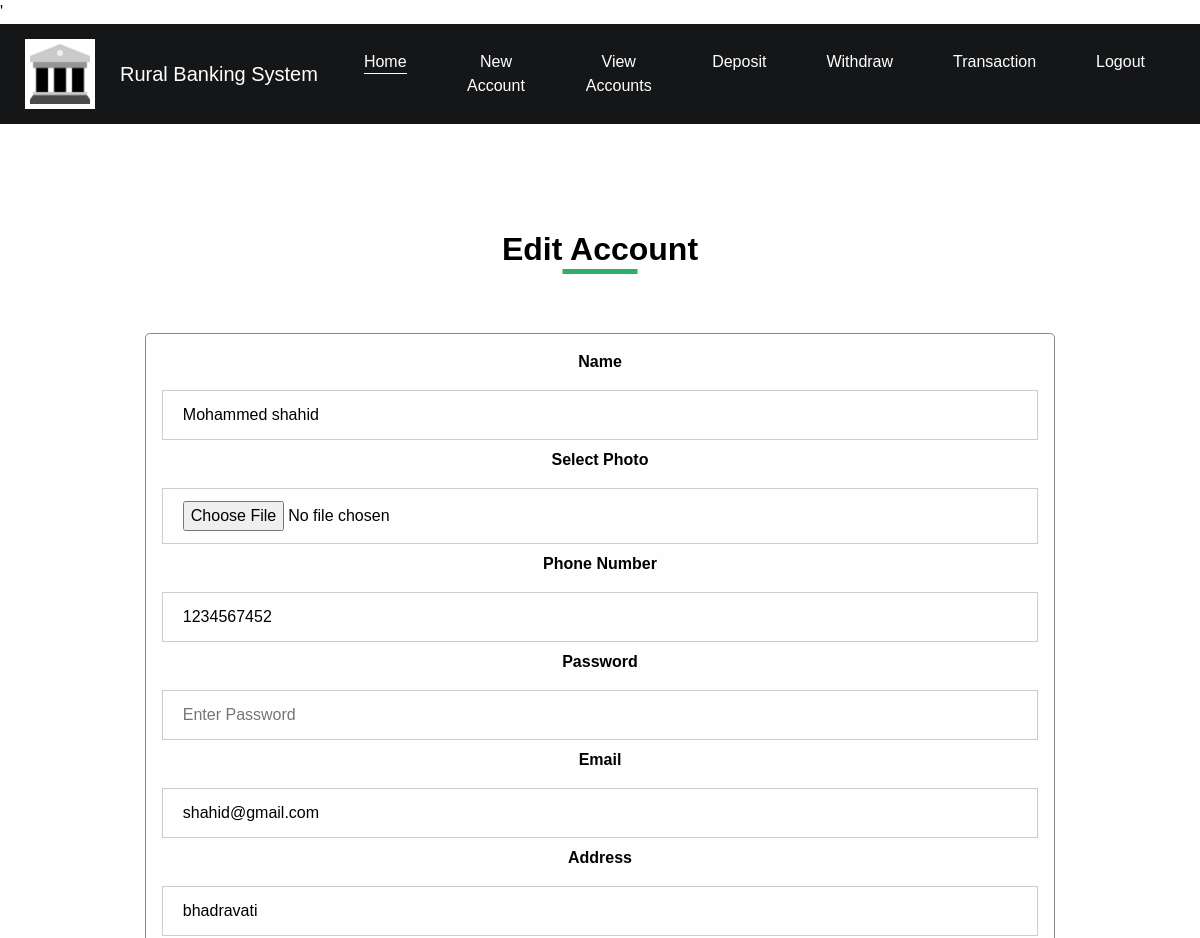
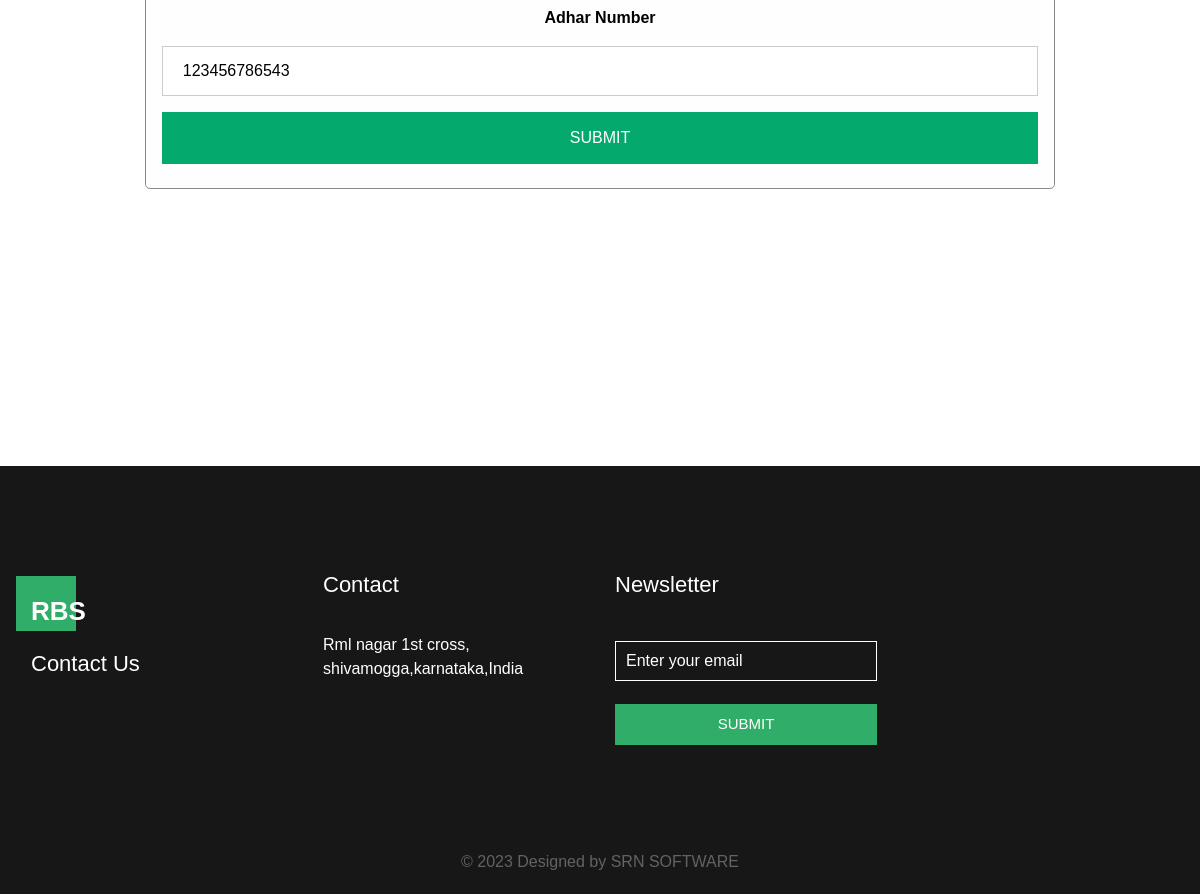
The page /admin/editacc.php?id=3462003 on the database its author committed (2 pictures, top to bottom).
### tables this page shows
CREATE TABLE `user` (
  `accountno` int(200) NOT NULL,
  `name` varchar(200) NOT NULL,
  `photo` varchar(200) NOT NULL,
  `phonenumber` varchar(200) NOT NULL,
  `email` varchar(200) NOT NULL,
  `address` varchar(200) NOT NULL,
  `adharnumber` varchar(200) NOT NULL,
  `password` varchar(200) NOT NULL,
  `date` varchar(200) NOT NULL,
  `status` varchar(200) NOT NULL
);

### admin/editacc.php (the view, shortened to what this page needs)
<?php include 'header.php'; ?>
<?php
        $id=$_GET['id'];
             include 'dbconfig.php';
                        $sql="SELECT * FROM `user` where `accountno`='$id'";
                        $result= mysqli_query($conn,$sql);
                        if ($result->num_rows > 0)
                        {
                            while($row = $result->fetch_assoc())
                            {
                                $name=$row['name'];
                                $photo=$row['photo'];
                                $phonenumber=$row['phonenumber'];
                                $email=$row['email'];
                                $address=$row['address'];
                                $adharnumber=$row['adharnumber'];
                                $password=$row['password'];
                            }
                        }
?>
<section class="about_section layout_padding">
    <div class="container">
      <div class="heading_container">
        <h2>
          Edit Account
        </h2>
      </div>
      <div class="box">
          <form class="modal-content animate" action="dbaccountup?id=<?php echo $id; ?>" method="post" enctype="multipart/form-data">
    <div class="container">
      <label for="uname"><b>Name</b></label>
      <input type="text" placeholder="Enter Username" name="name" value="<?php echo $name; ?>" required>
      <label for="psw"><b>Select Photo</b></label>
      <input type="file" placeholder="Upload Photo" name="photo" value="<?php echo $photo; ?>" required>
      <label for="psw"><b> Phone Number</b></label>
      <input type="number" placeholder="Enter Password" name="phone" value="<?php echo $phonenumber; ?>" required>
      <label for="psw"><b>Password</b></label>
      <input type="text" placeholder="Enter Password" name="pass" value="<?php echo $password; ?>" required>
      <label for="psw"><b>Email</b></label>
      <input type="email" placeholder="Enter Password" name="email" value="<?php echo $email; ?>" required>
      <label for="Address"><b>Address</b></label>
      <input type="text" placeholder="Enter Password" name="address" value="<?php echo $address; ?>" required>
      <label for="psw"><b>Adhar Number</b></label>
      <input type="number" placeholder="Enter Password" name="adhar" value="<?php echo $adharnumber; ?>" required>
      <button  type="submit" name="submit" class="btn-box">SUBMIT</button>
    </div>
  </form>
      </div>
    </div>
  </section>
<?php include 'footer.php'; ?>

### admin/css/style.css (style rules this page uses)
input { width: 100%; padding: 12px 20px; margin: 8px 0; display: inline-block; border: 1px solid #ccc; box-sizing: border-box; }
button { background-color: #04AA6D; color: white; padding: 14px 20px; margin: 8px 0; border: none; cursor: pointer; width: 100%; }
.container { padding: 16px; }
.modal-content { background-color: #fefefe; margin: 5% auto 15% auto; border: 1px solid #888; width: 80%; }
.animate { -webkit-animation: animatezoom 0.6s; animation: animatezoom 0.6s }
body { font-family: "Roboto", sans-serif; color: #000000; background-color: #ffffff; font-family: Arial, Helvetica, sans-serif; }
.layout_padding { padding: 90px 0; }
.heading_container { display: -webkit-box; display: -ms-flexbox; display: flex; -webkit-box-pack: center; -ms-flex-pack: center; justify-content: center; text-align: center; }
.heading_container h2 { font-weight: bold; position: relative; }
.heading_container h2::before { content: ""; position: absolute; bottom: -6px; left: 50%; width: 75px; height: 5px; background-color: #30ae69; -webkit-transform: translateX(-50%); transform: translateX(-50%); }
.about_section { text-align: center; }
.about_section .box { display: -webkit-box; display: -ms-flexbox; display: flex; -webkit-box-orient: vertical; -webkit-box-direction: normal; -ms-flex-direction: column; flex-direction: column; -webkit-box-align: center; -ms-flex-align: center; align-items: center; }
.about_section .btn-box { display: -webkit-box; display: -ms-flexbox; display: flex; -webkit-box-pack: center; -ms-flex-pack: center; justify-content: center; }

### admin/css/responsive.css (style rules this page uses)
@media (min-width: 1200px) { .container { max-width: 1170px; } }

### rows shown on the page
user: name "Mohammed shahid", phone "1234567452", email "shahid@gmail.com", address "bhadravati", adhar "123456786543"
